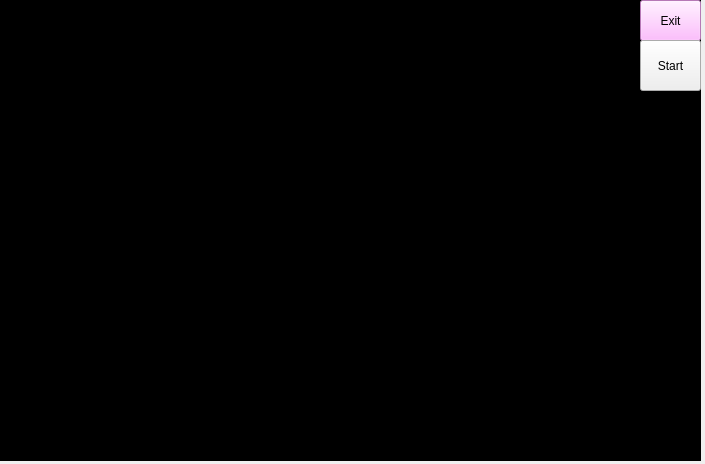
<?xml version="1.0" encoding="UTF-8"?>
<ui version="4.0">
 <class>MainWindow</class>
 <widget class="QMainWindow" name="MainWindow">
  <property name="geometry">
   <rect>
    <x>0</x>
    <y>0</y>
    <width>705</width>
    <height>464</height>
   </rect>
  </property>
  <property name="windowTitle">
   <string>MainWindow</string>
  </property>
  <property name="autoFillBackground">
   <bool>false</bool>
  </property>
  <property name="styleSheet">
   <string notr="true"/>
  </property>
  <widget class="QWidget" name="centralwidget">
   <widget class="QPushButton" name="pushButton">
    <property name="geometry">
     <rect>
      <x>640</x>
      <y>0</y>
      <width>61</width>
      <height>41</height>
     </rect>
    </property>
    <property name="styleSheet">
     <string notr="true">background-color: rgb(255, 170, 255);</string>
    </property>
    <property name="text">
     <string>Exit</string>
    </property>
   </widget>
   <widget class="QLabel" name="label">
    <property name="geometry">
     <rect>
      <x>0</x>
      <y>0</y>
      <width>701</width>
      <height>461</height>
     </rect>
    </property>
    <property name="styleSheet">
     <string notr="true">background-color: rgb(0, 0, 0);</string>
    </property>
    <property name="text">
     <string/>
    </property>
   </widget>
   <widget class="QPushButton" name="start">
    <property name="geometry">
     <rect>
      <x>640</x>
      <y>40</y>
      <width>61</width>
      <height>51</height>
     </rect>
    </property>
    <property name="styleSheet">
     <string notr="true"/>
    </property>
    <property name="text">
     <string>Start</string>
    </property>
   </widget>
   <zorder>label</zorder>
   <zorder>pushButton</zorder>
   <zorder>start</zorder>
  </widget>
 </widget>
 <resources/>
 <connections/>
</ui>
